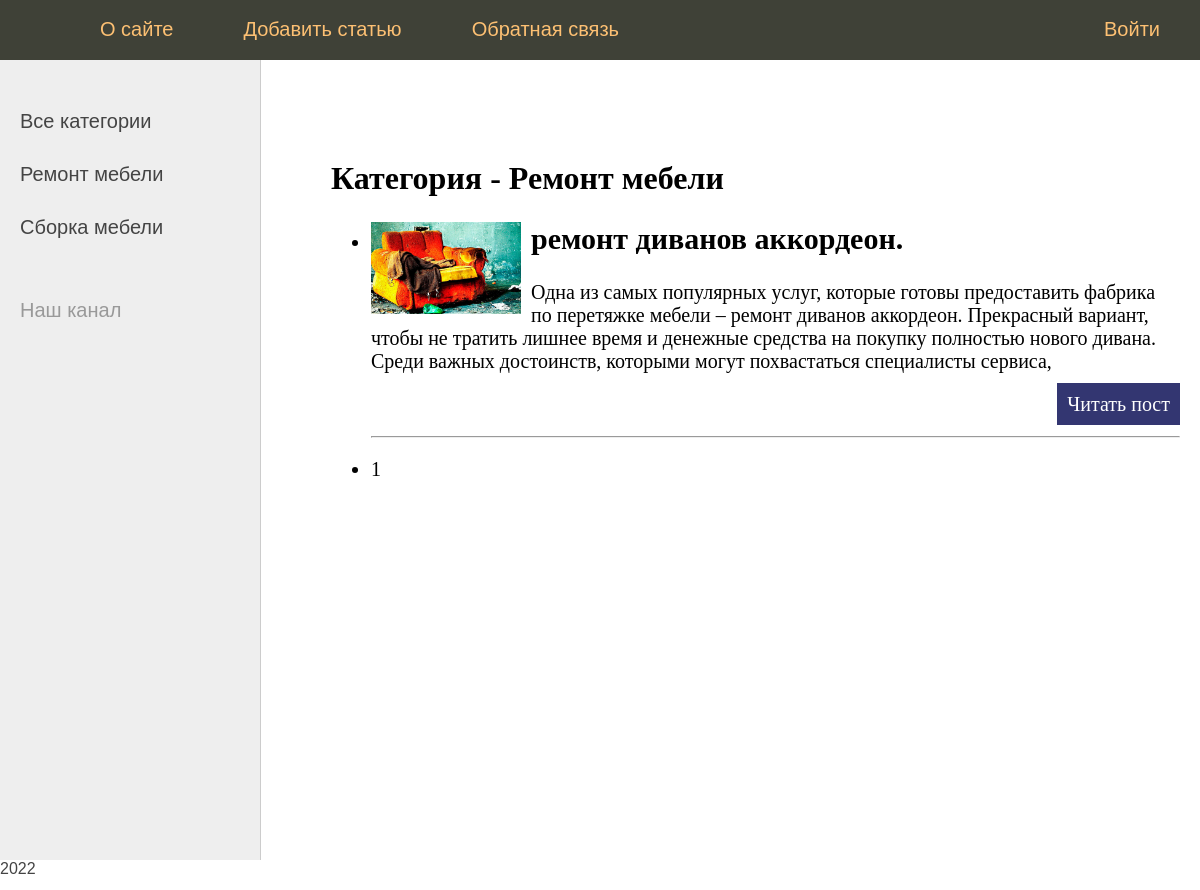
/cat/remont-mebeli/, run on the app's committed database.
### sbor/models.py (models this page shows, shortened)
class Category(models.Model):
	name = models.CharField(max_length=100, db_index=True)
	slug = models.SlugField(max_length=255, unique=True, db_index=True, verbose_name="URL")
	def __str__(self):
		return self.name
	def get_absolute_url(self):
		return reverse('cat', kwargs={'cat_slug': self.slug})
	class Meta:
		verbose_name = 'Категория'
		verbose_name_plural = 'Категории'
		ordering = ['id']

class Sbor(models.Model):
	title = models.CharField(max_length=255, verbose_name = 'Заголовок')
	slug = models.SlugField(max_length=255, unique=True, db_index=True, verbose_name="URL")
	content = models.TextField(blank=True)
	photo = models.ImageField(upload_to="photos/%Y/%m/%d/")
	time_create = models.DateTimeField(auto_now_add=True)
	time_update = models.DateTimeField(auto_now=True)
	is_published = models.BooleanField(default=True)
	cat_id = models.ForeignKey('Category', on_delete=models.PROTECT)
	def get_absolute_url(self):
		return reverse('post', kwargs={'post_slug': self.slug})
	class Meta:
		verbose_name = 'Сборка мебели'
		verbose_name_plural = 'Сборка мебели'
		ordering = ['time_create', 'title']

### sbor/views.py (the view)
# urls.py: path('cat/<slug:cat_slug>/', SborCategory.as_view(), name='cat'),
class SborCategory(DataMixin, ListView):
	model = Sbor
	template_name = 'sbor/index.html'
	context_object_name = 'posts'
	allow_empty = False
	def get_queryset(self):
		return Sbor.objects.filter(cat_id__slug=self.kwargs['cat_slug'], is_published=True)
	def get_context_data(self, *, object_list=None, **kwargs):
		context = super().get_context_data(**kwargs)
		c_def = self.get_user_context(title='Категория - ' + str(context['posts'][0].cat_id), cat_selected=context['posts'][0].cat_id)
		return dict(list(context.items()) + list(c_def.items()))

### sbor/templatetags/sbor_tags.py (called while the page is built)
@register.simple_tag()
def get_categories(filter=None):
	if not filter:
		return Category.objects.all()
	else:
		return Category.objects.filter(pk=filter)

### sbor/utils.py (called while the page is built)
    def get_user_context(self, **kwargs):
        context = kwargs
        cats = Category.objects.annotate(Count('sbor'))
        context['menu'] = menu
        context['cats'] = cats
        if 'cat_selected' not in context:
            context['cat_selected'] = 0
        return context

### sbor/templates/sbor/index.html
{% extends 'sbor/base.html' %}
{% block content %}
<h1>{{title}}</h1>
<ul>
    {% for p in posts %}
    <li>
{% if p.photo %}
         <p><img class="img-article-left thumb" src="{{p.photo.url}}"></p>
{% endif %}
                   <h2>{{p.title}}</h2>
                   {{p.content|linebreaks|truncatewords:50}}</p>
                   <p class="link-read-post"><a href="{{ p.get_absolute_url }}">Читать пост</a></p>
                   <hr>
         </li>
    {% endfor %}
</ul>
{% endblock %}

### sbor/templates/sbor/base.html (shortened to what this page needs)
{% load static %}
{% load sbor_tags %}
<!DOCTYPE html>
<html>
<head>
   <link type="text/css" href="{% static 'sbor/css/styles.css' %}" rel="stylesheet" />
</head>
<body>
{% block mainmenu %}
      <div class="header">
         <ul id="mainmenu" class="mainmenu">
         <li class="logo"><a href="{% url 'home' %}"><div class="logo"></div></a></li>
{% for m in menu %}
         {% if not forloop.last %}
                            <li><a href="{% url m.url_name %}">{{m.title}}</a></li>
         {% else %}
                            <li class="last"><a href="{% url m.url_name %}">{{m.title}}</a></li>
         {% endif %}
{% endfor %}
         </ul>
      </div>
{% endblock mainmenu %}
<table class="table-content" border=0 cellpadding="0" cellspacing="0">
<tr>
   <td valign="top" class="left-chapters">
      {% get_categories as cat%}
   <ul id="leftchapters">
{% if cat_selected == 0 %}
      <li class="selected">Все категории</li>
{% else %}
      <li><a href="{% url 'home' %}">Все категории</a></li>
{% endif %}
{% for c in cats   %}
{% if c.sbor__count > 0 %}
         {% if c.pk == cat_selected %}
                   <li class="selected">{{c.name}}</li>
         {% else %}
                   <li><a href="{{ c.get_absolute_url }}">{{c.name}}</a></li>
         {% endif %}
{% endif %}
{% endfor %}
      <li class="share">
      <p>Наш канал</p>
      <a class="share-yt" href="https://www.youtube.com/channel/UClJzWfGWuGJL2t-3dYKcHTA/playlists" target="_blank" rel="nofollow"></a>
      </li>
   </ul>
</td>
<td valign="top" class="content">
   <div class="content-text">
{% block content %}
{% endblock %}
   <nav class="list-pages">
    <ul>
        {% for p in paginator.page_range %}
                   {% if page_obj.number == p %}
        <li class="page-num page-num-selected">{{ p }}</li>
                   {% elif p >= page_obj.number|add:-2 and p <= page_obj.number|add:2  %}
        <li class="page-num">
            <a href="?page={{ p }}">{{ p }}</a>
        </li>
                   {% endif %}
        {% endfor %}
    </ul>
</nav>
   </div>
</td></tr></table>
<footer>2022</footer>
</body>
</html>

### sbor/static/sbor/css/styles.css (style rules this page uses)
html, body { font-family: 'Arial'; margin: 0; padding: 0; height: 100%; width: 100%; color: #444; }
a { color: #0059b2; text-decoration: none; }
img { max-width: 600px; height: auto; }
img.img-article-left { max-width: 300px; height: auto; float: left; padding: 0 10px 10px 0; }
img.img-article-left.thumb { max-width: 150px; height: auto; }
p.link-read-post { text-align: right; }
p.link-read-post a { padding: 10px; min-width: 100px; background: #333671; color: #fff; text-decoration: none; }
.header { background: #3F4137; height: 60px; }
.logo { background: url('../images/logo.png') no-repeat 10px 5px; width: 70px; height: 60px; }
ul.mainmenu { list-style: none; margin: 0; padding: 0; height: 60px; color: #fdc073; font-size: 20px; overflow: hidden; }
ul.mainmenu li { float: left; margin: 18px 40px 0 30px; }
ul.mainmenu li.logo { margin: 0; }
ul.mainmenu li.last { float: right; }
ul.mainmenu li a { color: #fdc073; text-decoration: none; }
.table-content { width: 100%; min-height: 100%; height: 100%; }
.left-chapters { margin: 0; background: #eee; border-right: 1px solid #ccc; min-height: 100%; }
.left-chapters ul { width: 230px; min-height: 100%; margin: 0; padding: 20px 10px 10px 20px; list-style: none; font-size: 20px; }
.left-chapters ul li { margin: 30px 0 0 0; color: #999; }
.left-chapters ul li a { color: #444; text-decoration: none; }
.left-chapters ul li.share { margin: 60px 0 0 0; }
.left-chapters ul li.share p { margin: 30px 0 30px 0; }
.left-chapters ul li.share a { display: inline-block; width: 40px; height: 40px; margin: 0 20px 0 0; }
.left-chapters ul li.share a.share-yt { width: 100%; height: 30px; background: url('../images/share_yt.png') no-repeat 0 0 }
.content { padding: 40px 20px 20px 40px; width: 100%; box-sizing: border-box; }
.content-text { margin: 60px 0 0 30px; color: #000; font-size: 20px; font-family: Yandex Sans Display Light; }
.content-text h1 { font-size: 32px; }

### data on the page
Category: name "Ремонт мебели"
Category: name "Сборка мебели"
Sbor: photo (picture), title "ремонт диванов аккордеон.", content "Одна из самых популярных услуг, которые готовы предоставить фабрика по перетяжке мебели – ремонт диванов аккордеон. Прекрасный вариант, чтобы не тратить лишнее время и денежные средства на покупку полностью нового дивана. Среди важных достоинств, которыми могут похвастаться специалисты сервиса,"

### other printed values
{{ m.title }} "О сайте" "Добавить статью" "Обратная связь"
{{ m.title }} "Войти"
{{ title }} "Категория - Ремонт мебели"
{{ p }} "1"
